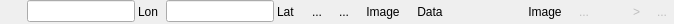
      <widget class="QWidget" name="scrollAreaWidgetContents_4">
       <property name="geometry">
        <rect>
         <x>0</x>
         <y>0</y>
         <width>674</width>
         <height>24</height>
        </rect>
       </property>
       <layout class="QVBoxLayout" name="verticalLayout_12">
        <property name="leftMargin">
         <number>0</number>
        </property>
        <property name="topMargin">
         <number>0</number>
        </property>
        <property name="rightMargin">
         <number>0</number>
        </property>
        <property name="bottomMargin">
         <number>0</number>
        </property>
        <item>
         <layout class="QHBoxLayout" name="horizontalLayout_8">
          <property name="spacing">
           <number>3</number>
          </property>
          <property name="topMargin">
           <number>0</number>
          </property>
          <item>
           <widget class="QToolButton" name="mActivateMapTool">
            <property name="enabled">
             <bool>true</bool>
            </property>
            <property name="toolTip">
             <string>Activate point selection tool.</string>
            </property>
            <property name="text">
             <string/>
            </property>
            <property name="icon">
             <iconset>
              <normaloff>icon_maptool.png</normaloff>icon_maptool.png</iconset>
            </property>
            <property name="checkable">
             <bool>false</bool>
            </property>
            <property name="checked">
             <bool>false</bool>
            </property>
            <property name="toolButtonStyle">
             <enum>Qt::ToolButtonTextBesideIcon</enum>
            </property>
            <property name="autoRaise">
             <bool>true</bool>
            </property>
           </widget>
          </item>
          <item>
           <widget class="QLineEdit" name="mMapY">
            <property name="enabled">
             <bool>true</bool>
            </property>
            <property name="sizePolicy">
             <sizepolicy hsizetype="Expanding" vsizetype="Fixed">
              <horstretch>0</horstretch>
              <verstretch>0</verstretch>
             </sizepolicy>
            </property>
            <property name="maximumSize">
             <size>
              <width>150</width>
              <height>16777215</height>
             </size>
            </property>
            <property name="text">
             <string/>
            </property>
           </widget>
          </item>
          <item>
           <widget class="QLabel" name="label_30">
            <property name="minimumSize">
             <size>
              <width>25</width>
              <height>0</height>
             </size>
            </property>
            <property name="text">
             <string>Lon</string>
            </property>
           </widget>
          </item>
          <item>
           <widget class="QLineEdit" name="mMapX">
            <property name="enabled">
             <bool>true</bool>
            </property>
            <property name="sizePolicy">
             <sizepolicy hsizetype="Expanding" vsizetype="Fixed">
              <horstretch>0</horstretch>
              <verstretch>0</verstretch>
             </sizepolicy>
            </property>
            <property name="maximumSize">
             <size>
              <width>150</width>
              <height>16777215</height>
             </size>
            </property>
            <property name="text">
             <string/>
            </property>
           </widget>
          </item>
          <item>
           <widget class="QLabel" name="label_31">
            <property name="minimumSize">
             <size>
              <width>25</width>
              <height>0</height>
             </size>
            </property>
            <property name="text">
             <string>Lat</string>
            </property>
           </widget>
          </item>
          <item>
           <widget class="QToolButton" name="mPanToPoint">
            <property name="focusPolicy">
             <enum>Qt::TabFocus</enum>
            </property>
            <property name="toolTip">
             <string>Center map canvas to point.</string>
            </property>
            <property name="text">
             <string>...</string>
            </property>
            <property name="icon">
             <iconset>
              <normaloff>:/images/themes/default/propertyicons/labelplacement.svg</normaloff>:/images/themes/default/propertyicons/labelplacement.svg</iconset>
            </property>
            <property name="autoRaise">
             <bool>true</bool>
            </property>
           </widget>
          </item>
          <item>
           <widget class="QToolButton" name="mReadPoint">
            <property name="focusPolicy">
             <enum>Qt::TabFocus</enum>
            </property>
            <property name="toolTip">
             <string>Re-read point profile.</string>
            </property>
            <property name="text">
             <string>...</string>
            </property>
            <property name="icon">
             <iconset>
              <normaloff>:/images/themes/default/mActionRefresh.svg</normaloff>:/images/themes/default/mActionRefresh.svg</iconset>
            </property>
            <property name="autoRaise">
             <bool>true</bool>
            </property>
           </widget>
          </item>
          <item>
           <widget class="QToolButton" name="mShowTemporalBinImages">
            <property name="enabled">
             <bool>true</bool>
            </property>
            <property name="focusPolicy">
             <enum>Qt::NoFocus</enum>
            </property>
            <property name="toolTip">
             <string>Show image description for all images inside temporal bin.</string>
            </property>
            <property name="text">
             <string>Image</string>
            </property>
            <property name="icon">
             <iconset>
              <normaloff>:/images/themes/default/propertyicons/metadata.svg</normaloff>:/images/themes/default/propertyicons/metadata.svg</iconset>
            </property>
            <property name="iconSize">
             <size>
              <width>16</width>
              <height>16</height>
             </size>
            </property>
            <property name="toolButtonStyle">
             <enum>Qt::ToolButtonTextBesideIcon</enum>
            </property>
            <property name="autoRaise">
             <bool>true</bool>
            </property>
           </widget>
          </item>
          <item>
           <widget class="QToolButton" name="mShowData">
            <property name="toolTip">
             <string>Show profile data.</string>
            </property>
            <property name="text">
             <string>Data</string>
            </property>
            <property name="icon">
             <iconset>
              <normaloff>:/images/themes/default/propertyicons/attributes.svg</normaloff>:/images/themes/default/propertyicons/attributes.svg</iconset>
            </property>
            <property name="toolButtonStyle">
             <enum>Qt::ToolButtonTextBesideIcon</enum>
            </property>
            <property name="autoRaise">
             <bool>true</bool>
            </property>
           </widget>
          </item>
          <item>
           <spacer name="horizontalSpacer_8">
            <property name="orientation">
             <enum>Qt::Horizontal</enum>
            </property>
            <property name="sizeHint" stdset="0">
             <size>
              <width>40</width>
              <height>20</height>
             </size>
            </property>
           </spacer>
          </item>
          <item>
           <widget class="QToolButton" name="mAddMapCompositeLiveUpdate">
            <property name="toolTip">
             <string>Toggle image visibility.</string>
            </property>
            <property name="text">
             <string>Image</string>
            </property>
            <property name="icon">
             <iconset>
              <normaloff>:/images/themes/default/mActionShowAllLayers.svg</normaloff>:/images/themes/default/mActionShowAllLayers.svg</iconset>
            </property>
            <property name="checkable">
             <bool>true</bool>
            </property>
            <property name="checked">
             <bool>false</bool>
            </property>
            <property name="toolButtonStyle">
             <enum>Qt::ToolButtonTextBesideIcon</enum>
            </property>
            <property name="autoRaise">
             <bool>true</bool>
            </property>
           </widget>
          </item>
          <item>
           <widget class="QToolButton" name="mNewGeeMapView">
            <property name="enabled">
             <bool>false</bool>
            </property>
            <property name="toolTip">
             <string>Pin current image. This renames the GEE Image layer.</string>
            </property>
            <property name="text">
             <string>...</string>
            </property>
            <property name="icon">
             <iconset>
              <normaloff>:/images/themes/default/mActionNewMap.svg</normaloff>:/images/themes/default/mActionNewMap.svg</iconset>
            </property>
            <property name="autoRaise">
             <bool>true</bool>
            </property>
           </widget>
          </item>
          <item>
           <widget class="QToolButton" name="mAddMapCompositeStepBackward">
            <property name="enabled">
             <bool>false</bool>
            </property>
            <property name="toolTip">
             <string>Go to previous image (temporal bin).</string>
            </property>
            <property name="text">
             <string/>
            </property>
            <property name="icon">
             <iconset>
              <normaloff>icon_arrow_left.png</normaloff>icon_arrow_left.png</iconset>
            </property>
            <property name="toolButtonStyle">
             <enum>Qt::ToolButtonTextBesideIcon</enum>
            </property>
            <property name="autoRaise">
             <bool>true</bool>
            </property>
           </widget>
          </item>
          <item>
           <widget class="QToolButton" name="mAddMapCompositeStepForward">
            <property name="enabled">
             <bool>false</bool>
            </property>
            <property name="toolTip">
             <string>Go to next image (temporal bin).</string>
            </property>
            <property name="text">
             <string>&gt;</string>
            </property>
            <property name="icon">
             <iconset>
              <normaloff>icon_arrow_right.png</normaloff>icon_arrow_right.png</iconset>
            </property>
            <property name="autoRaise">
             <bool>true</bool>
            </property>
           </widget>
          </item>
          <item>
           <widget class="QToolButton" name="mAddMapPercentileApplyShortcut">
            <property name="enabled">
             <bool>false</bool>
            </property>
            <property name="focusPolicy">
             <enum>Qt::TabFocus</enum>
            </property>
            <property name="toolTip">
             <string>Apply band-wise percentile stretching.</string>
            </property>
            <property name="text">
             <string>...</string>
            </property>
            <property name="icon">
             <iconset>
              <normaloff>:/images/themes/default/mActionLocalHistogramStretch.svg</normaloff>:/images/themes/default/mActionLocalHistogramStretch.svg</iconset>
            </property>
            <property name="autoRaise">
             <bool>true</bool>
            </property>
           </widget>
          </item>
         </layout>
        </item>
       </layout>
      </widget>
